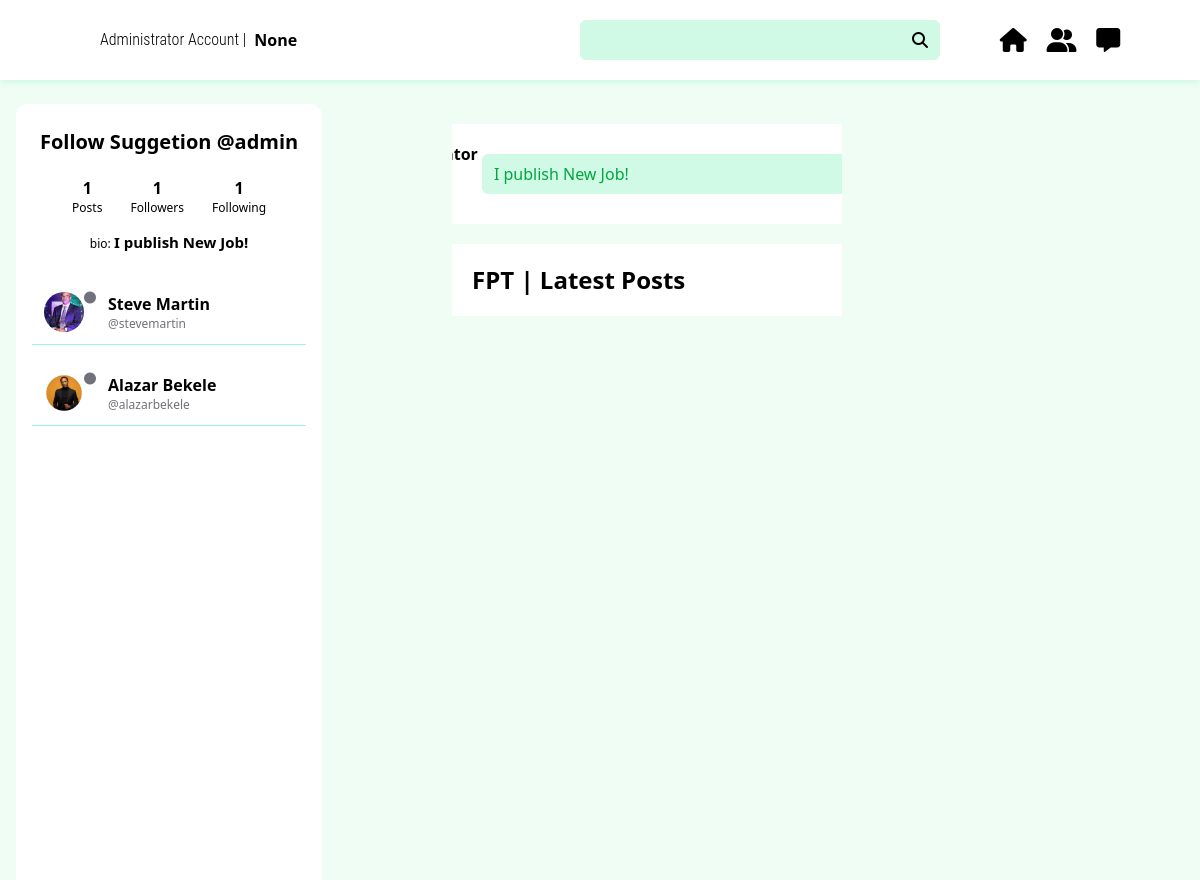
Before: /FTP.com.admin/1/admin/ (signed in) with the older database file.
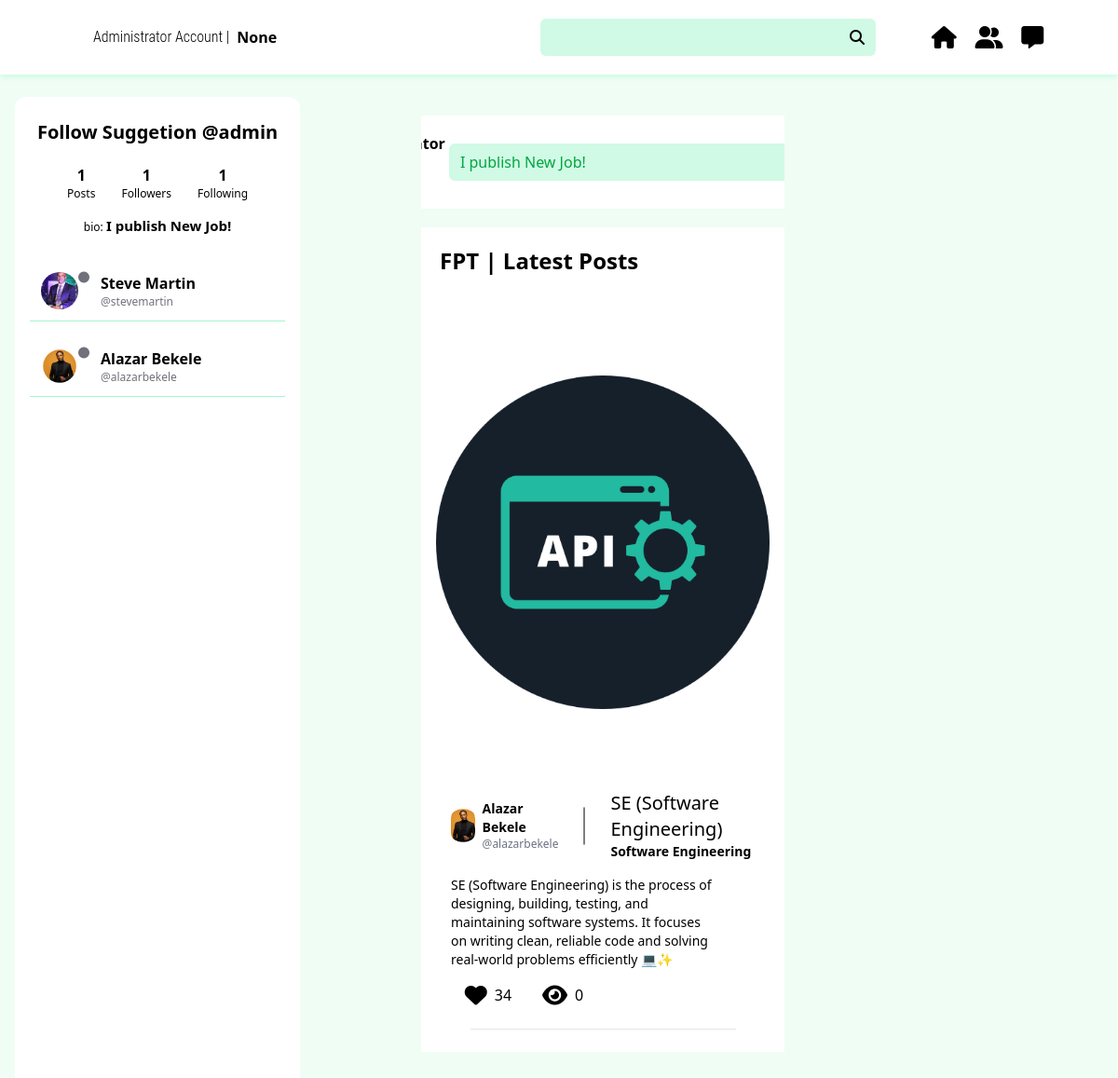
After: the same page with the newer database file.
### Accounts/models.py (models this page shows, shortened)
class User(AbstractUser):
    field_choose = models.CharField (max_length=30, null=True, blank=True)
    working_fields = models.CharField (max_length=30, null=True, blank=True)

class Profiles (models.Model):
    user = models.OneToOneField (settings.AUTH_USER_MODEL, on_delete=models.CASCADE, related_name='profile')
    user_profile_img = models.ImageField (upload_to='profile_pic/', null=True, blank=True)
    follow_suggetion = models.ManyToManyField ("self", related_name="followed_by", symmetrical=False, blank=True, null=True)
    last_seen = models.DateTimeField (auto_now=True, blank=True, null=True)
    def is_online (self):
        if self.last_seen:
            return timezone.now() - self.last_seen < timedelta(minutes=5)
        return False
    note_forms = models.CharField (max_length=100, null=True, blank=True)

class Publish_Page_Model (models.Model):
    defualt_path = [
        'draft', 'Chioce Fields'
    ]
    profile = models.ForeignKey (Profiles, on_delete=models.CASCADE)
    Title = models.CharField (max_length=100, null=False, blank=False)
    Discription = models.TextField (null=True, blank=True)
    Publish_IMG = models.ImageField (upload_to='UserPost/Published', null=True, blank=True)
    working_fields = models.CharField (choices=WORK_ON, default='draft', null=True, blank=True)
    Rate = models.IntegerField (null=True, blank=True)
    Messages = models.CharField (max_length=255, null=True, blank=True)
    create_info = models.DateField (auto_created=True, auto_now_add=True, null=True, blank=True)
    view = models.PositiveIntegerField (default=0, null=True, blank=True)

### Accounts/views.py (the view, shortened to what this page needs)
@login_required (login_url='/login/')
def freelancer_page (request, id, username):
    profile = request.user.profile
    follow_info = Profiles.objects.exclude(user=request.user)
    followers_id = profile.follow_suggetion.values_list('id', flat=True)
    img = Profiles.objects.filter(id__in=followers_id).exclude (user=request.user)
    Follow.objects.get_or_create (followers=request.user)
    Displaying = Publish_Page_Model.objects.order_by('-create_info')
    post_id = request.GET.get ('post_id')
    if request.method == 'POST':
        forms_note = noteform (request.POST, request.FILES, instance=profile)
        if forms_note.is_valid ():
            forms_note.save()
    else:
        forms_note = noteform (instance=profile)
    if request.user.id == id:
        profile_img = Profiles.objects.get (id=id)
    elif request.user.id != id:
        return redirect ('Login')
    else:
        return redirect ('Index')
    user = request.user
    context = {
        'user' : user,
        'profile_img' : profile_img,
        'follow_info' : follow_info,
        'followers_id' : followers_id,
        'images' : img,
        'forms_note' : forms_note,
        'profile' : profile,
        'Displaying' : Displaying
    }
    if request.user.is_authenticated:
        return render (request, 'Pages/Freelancers/freelancer_page.html', context=context)
    else:
        return redirect ('Index')

### Accounts/forms.py
class noteform (forms.ModelForm):
    note_forms = forms.CharField (max_length=100, label='', widget=forms.TextInput(attrs={
        'class' : 'pl-3 border-none focus:outline-none p-2 bg-emerald-100 rounded-md text-green-600 w-full',
        'placeholder' : 'add note...'
    }))
    class Meta:
        model = Profiles
        fields = ['note_forms']

### Accounts/templates/Pages/Freelancers/freelancer_page.html (shortened to what this page needs)
{% load static %}
<!DOCTYPE html>
<html lang="en">
    {% include "Pages/Include/Header/Head.html" %}
<body class="mt-20">
    <div class="bg-emerald-50 w-full h-dvh bg-green-50 overflow-hidden">
        <div>
            {% include "Pages/Include/Freelancers Category/navbar.html" %}
        </div>
        <div class="mt-6 ml-4 h-full w-full gap-4 grid grid-cols-[400px_1fr_300px]">
            <div>
                {% include "Pages/Include/Freelancers Category/FreelancerSidebar.html" %}
            </div>
            <div class="overflow-auto">
                {% include "Pages/Include/Freelancers Category/FreelancerBody.html" %}
            </div>
        </div>
    </div>
</body>
</html>

### Accounts/templates/Pages/Include/Header/Head.html (shortened to what this page needs)
{% load static %}
<head>
        <link rel="stylesheet" href="{% static 'dist/MainCss.css' %}">
        <link rel="stylesheet" href="{% static 'Font/font.css' %}">
        <link rel="stylesheet" href="https://cdnjs.cloudflare.com/ajax/libs/font-awesome/6.5.0/css/all.min.css"/>
</head>

### Accounts/templates/Pages/Include/Freelancers Category/navbar.html (shortened to what this page needs)
{% load static %}
<div class="Main_nav_bar w-full h-20 bg-white flex justify-between items-center shadow-md shadow-emerald-100 fixed top-0 left-0">
    <div class="Profile_Pic grid grid-cols-[1fr_200px_1fr] gap-10 pl-3 justify-center items-center">
        <div class="flex justify-evenly items-center gap-30">
            <div class="flex justify-evenly items-center gap-5">
                <div class="w-90 flex gap-2">
                    <h2 class="roboto_condensed_Semilight">{{ request.user.first_name }} {{ request.user.last_name }} |</h2>
                    <h2 class="font-semibold">{{ request.user.working_fields }}</h2>
                </div>
            </div>
            <div class="flex justify-evenly items-center">
                <div class="relative w-90">
                    <input type="text" class="w-90 h-10 border-none focus:outline-none p-3 bg-emerald-100 rounded-md" name="" id="">
                    <div class="absolute right-3 top-1/2 -translate-y-1/2">
                        <i class="fa-solid fa-magnifying-glass"></i>
                    </div>
                </div>
            </div>
        </div>
        <div class="w-40 flex justify-evenly">
            <i class="fa-solid fa-house text-2xl"></i>
            <i class="fa-solid fa-user-group text-2xl"></i>
            <i class="fa-solid fa-message text-2xl"></i>
        </div>
    </div>
</div>

### Accounts/templates/Pages/Include/Freelancers Category/FreelancerSidebar.html
{% load static %}
<div class="h-9/10 bg-white rounded-xl fixed">
    <div>
        <div class="p-4">
            <div>
                <p class="text-xl font-bold p-2">Follow Suggetion @{{ request.user.username }}</p>
                <div class="flex-cols justify-evenly items-center p-3">
                    <div class="flex justify-evenly items-center">
                        <div class="flex-col">
                            <p class="text-center font-bold">{{ user.followers.count }}</p>
                            <p class="font-extralight text-xs">Posts</p>
                        </div>
                        <div class="flex-col">
                            <p class="text-center font-bold">{{ user.followers.count }}</p>
                            <p class="font-extralight text-xs">Followers</p>
                        </div>
                        <div class="flex-col">
                            <p class="text-center font-bold">{{ user.followers.count }}</p>
                            <p class="font-extralight text-xs">Following</p>
                        </div>
                    </div>
                    <div class="text-center pt-4">
                        <p class="font-extralight text-xs">bio: <span class="font-bold text-[15px]">{{ profile.note_forms }}</span></p>
                    </div>
                </div>
                {% for image in images %}
                    <div class="flex flex-row justify-start items-center border-b border-emerald-200 mt-4">
                        <div class="p-3 flex justify-center">
                            <img class="w-10 h-10 rounded-full object-cover" src="{{ image.user_profile_img.url }}" alt="">
                            {% if image.is_online %}
                                <i class="fa-solid fa-circle text-green-400 text-xs"></i>
                            {% else %}
                                <i class="fa-solid fa-circle text-zinc-500 text-xs"></i>
                            {% endif %}
                        </div>
                        <div>
                            <p class="m-0 font-semibold">{{ image.user.first_name }} {{ image.user.last_name }}</p>
                            <p class="text-xs text-zinc-500">@{{ image.user.username }}</p>
                        </div>
                    </div>
                {% endfor %}
            </div>
        </div>
    </div>
</div>

### Accounts/templates/Pages/Include/Freelancers Category/FreelancerBody.html (shortened to what this page needs)
<div class="overflow-auto">
    <div>
        <div class="w-5/6 h-25 bg-white m-5 flex justify-center items-center">
            <div class="grid grid-cols-[1fr_1fr_1fr] justify-center items-center gap-1 overflow-hidden">
                <div class="flex justify-center items-center gap-4">
                    <div>
                        <p class="font-semibold">{{ request.user.first_name }} {{ request.user.last_name }}</p>
                        <p class="text-xs text-zinc-500">{{ request.user.working_fields }}</p>
                    </div>
                </div>
                <div class="w-100">
                    <form method="post" class="relative">
                        {{ forms_note.note_forms }}
                    </form>
                </div>
            </div>
        </div>
        <div class="w-5/6 bg-white m-5 flex flex-col justify-start items-start">
            <h3 class="text-2xl font-semibold font-stretch-condensed p-5">FPT | Latest Posts</h3>
            {% for Displaying_Post in Displaying %}
                <div class="p-4 flex flex-col">
                    <div class="w-full h-125 flex justify-center items-center">
                        <img class="bg-cover" src="{{ Displaying_Post.Publish_IMG.url }}" alt="">
                    </div>
                    <div class="">
                        <div class="flex justify-start items-center gap-2 p-4">
                            <div>
                                <img class="w-10 h-10 rounded-full object-cover" src="{{ Displaying_Post.profile.user_profile_img.url }}" alt="Profile Image">
                            </div>
                            <div>
                                <div>
                                    <p class="m-0 text-sm font-semibold">{{ Displaying_Post.profile.user.first_name }} {{ Displaying_Post.profile.user.last_name }}</p>
                                </div>
                                <p class="m-0 text-xs text-gray-500">@{{ Displaying_Post.profile.user.username }}</p>
                            </div>
                            <div class="flex justify-start items-center">
                            </div>
                            <div>
                                <p class="text-xl">{{ Displaying_Post.Title }}</p>
                                <p class="text-sm font-semibold">{{ Displaying_Post.profile.user.working_fields }}</p>
                            </div>
                        </div>
                        <div class="w-5/6">
                            <p class="text-sm pl-4 font-extralight">{{ Displaying_Post.Discription }}</p>
                        </div>
                        <div class="w-5/6 p-4 flex justify-start items-center">
                            <div class="w-20 flex justify-center items-center gap-2">
                                <i class="fa-solid fa-heart text-2xl"></i>
                                <p>34</p>
                            </div>
                            <div class="w-20 flex justify-center items-center gap-2">
                                <i class="fa-solid fa-eye text-2xl"></i>
                                <p>{{ Displaying_Post.view }}</p>
                            </div>
                        </div>
                    </div>
                    <div class="w-full flex justify-center items-center p-2">
                        <hr class="w-5/6 opacity-10">
                    </div>
                </div>
            {% endfor %}
        </div>
    </div>
</div>

Changed rows visible on the page:
added Publish_Page_Model: Publish_IMG (picture), profile.user_profile_img (picture), profile.user.first_name "Alazar", profile.user.last_name "Bekele", profile.user.username "alazarbekele", Title "SE (Software Engineering)", profile.user.working_fields "Software Engineering", Discription "SE (Software Engineering) is the process of designing, building, testing, and maintaining software systems. It focuses on writing clean, reliable code and solving real-world problems efficiently 💻✨", view "0"
